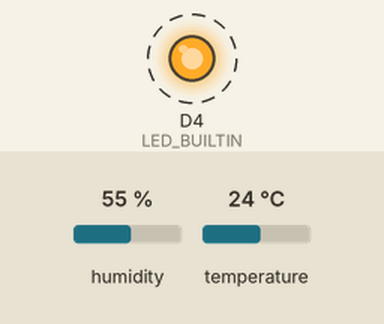
Simulated run of this sketch. Board: ESP8266 (NodeMCU). Shown: output pins drawn as LEDs (lit = HIGH, except the on-board LED, lit = LOW). Dashed ring = blinking. The test bench sets the inputs (shaded band); at power-on: humidity 55 %, temperature 24 °C. WiFi joins after 1.5 s; servers stay silent unless stated; what the sketch prints to the serial monitor is not drawn.

Above: at 2.0 s.
Timing chart, 0 to 6.1 s (numbered marks = the images above):
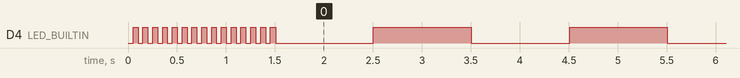

Measured:
- by itself, D4 (LED_BUILTIN): goes 14 × (LOW 0.05 s, HIGH 0.05 s), 64 × (LOW 1.0 s, HIGH 1.0 s), then LOW

The sketch:

Esp8266-googlesheet.ino
```cpp
#include <ESP8266WiFi.h>
#include "DHT.h"

// ----------------------------------------------------------------------------------------------
DHT dht;

// ----------------------------------------------------------------------------------------------
// Your WiFi credentials.
// Set password to "" for open networks.
char ssid[] = "xzeed";
char pass[] = "xzeed1128";
String GAS_ID = "AKfycbx_be77V4Yr02rdpy2sXtO9X3Ng6x8Wnqjar5TMDQmgC0h5k_IXAklkwjfz2tgkPy1d"; //--> spreadsheet script ID
/*
String GAS_ID = "AKfycbx_be77V4Yr02rdpy2sXtO9X3Ng6x8Wnqjar5TMDQmgC0h5k_IXAklkwjfz2tgkPy1d"; //--> spreadsheet script ID
 */
//Your Domain name with URL path or IP address with path
const char* host = "script.google.com"; // only google.com not https://google.com

// ----------------------------------------------------------------------------------------------
#define DHT_PIN               D0
#define UPDATE_INTERVAL_HOUR  (0)
#define UPDATE_INTERVAL_MIN   (0)
#define UPDATE_INTERVAL_SEC   (30)

#define UPDATE_INTERVAL_MS    ( ((UPDATE_INTERVAL_HOUR*60*60) + (UPDATE_INTERVAL_MIN * 60) + UPDATE_INTERVAL_SEC ) * 1000 )

// ----------------------------------------------------------------------------------------------
int Temperature;
int Humidity;

// ----------------------------------------------------------------------------------------------
void update_google_sheet()
{
    Serial.print("connecting to ");
    Serial.println(host);

    // Use WiFiClient class to create TCP connections
    WiFiClientSecure client;
    const int httpPort = 443; // 80 is for HTTP / 443 is for HTTPS!

    client.setInsecure(); // this is the magical line that makes everything work

    if (!client.connect(host, httpPort)) { //works!
      Serial.println("connection failed");
      return;
    }

    //----------------------------------------Processing data and sending data
    String url = "/macros/s/" + GAS_ID + "/exec?temperature=";

    url += String(Temperature);

    url += "&humidity=";
    url += String(Humidity);

    Serial.print("Requesting URL: ");
    Serial.println(url);

    // This will send the request to the server
    client.print(String("GET ") + url + " HTTP/1.1\r\n" +
                 "Host: " + host + "\r\n" +
                 "Connection: close\r\n\r\n");

    Serial.println();
    Serial.println("closing connection");
}

// ----------------------------------------------------------------------------------------------
void setup()
{
  // Debug console
  Serial.begin(9600);

  // Digital output pin
  pinMode(LED_BUILTIN, OUTPUT);

  // DHT Setup
  dht.setup(DHT_PIN);

//----------------------------------------Wait for connection
  Serial.print("Connecting");
  WiFi.begin(ssid, pass); //--> Connect to your WiFi router
  while (WiFi.status() != WL_CONNECTED)
  {
    Serial.print(".");
    digitalWrite(LED_BUILTIN, LOW);
    delay(50);
    digitalWrite(LED_BUILTIN, HIGH);
    delay(50);
  }

}

// ----------------------------------------------------------------------------------------------
unsigned long time_ms;
unsigned long time_1000_ms_buf;
unsigned long time_sheet_update_buf;
unsigned long time_dif;

void loop()
{
  time_ms = millis();
  time_dif = time_ms - time_1000_ms_buf;

  // Read and print serial data every 1 sec
  if ( time_dif >= 1000 ) // 1sec
  {
    time_1000_ms_buf = time_ms;
    Temperature = dht.getTemperature();
    Humidity = dht.getHumidity();

    // Print serial messages
    Serial.print("Humidity: " + String(Humidity) + " %");
    Serial.print("\t");
    Serial.println("Temperature: " + String(Temperature) + " C");

    digitalWrite(LED_BUILTIN, !digitalRead(LED_BUILTIN));
  }

  // Update data to google sheet in specific period
  time_ms = millis();
  time_dif = time_ms - time_sheet_update_buf;
  if ( time_dif >= UPDATE_INTERVAL_MS ) // Specific period
  {
    time_sheet_update_buf = time_ms;
    update_google_sheet();
  }

}
```
